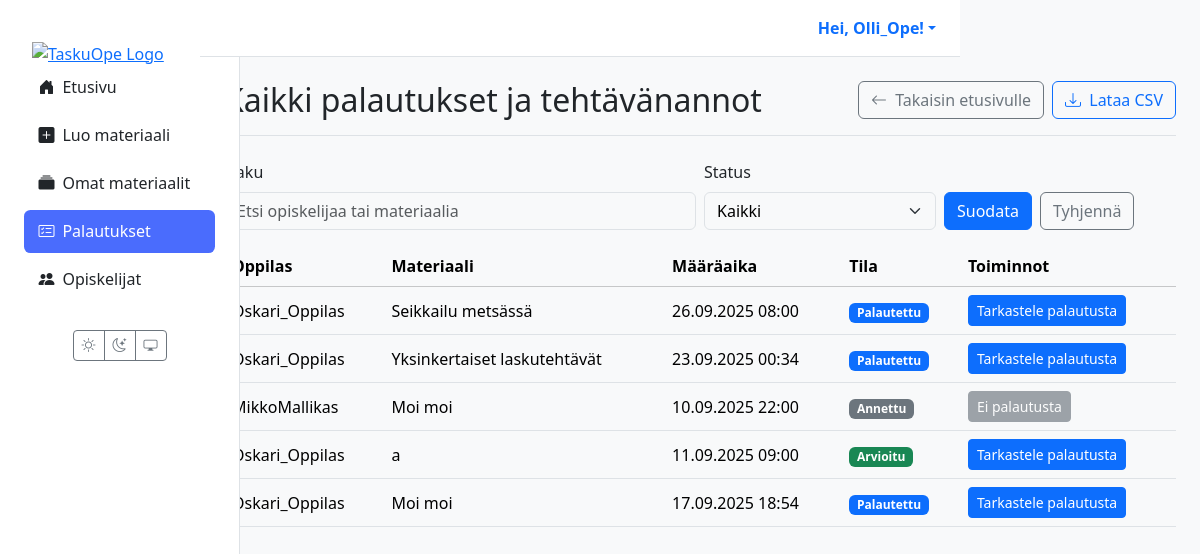
Before: /palautukset/ (signed in) with the older database file.
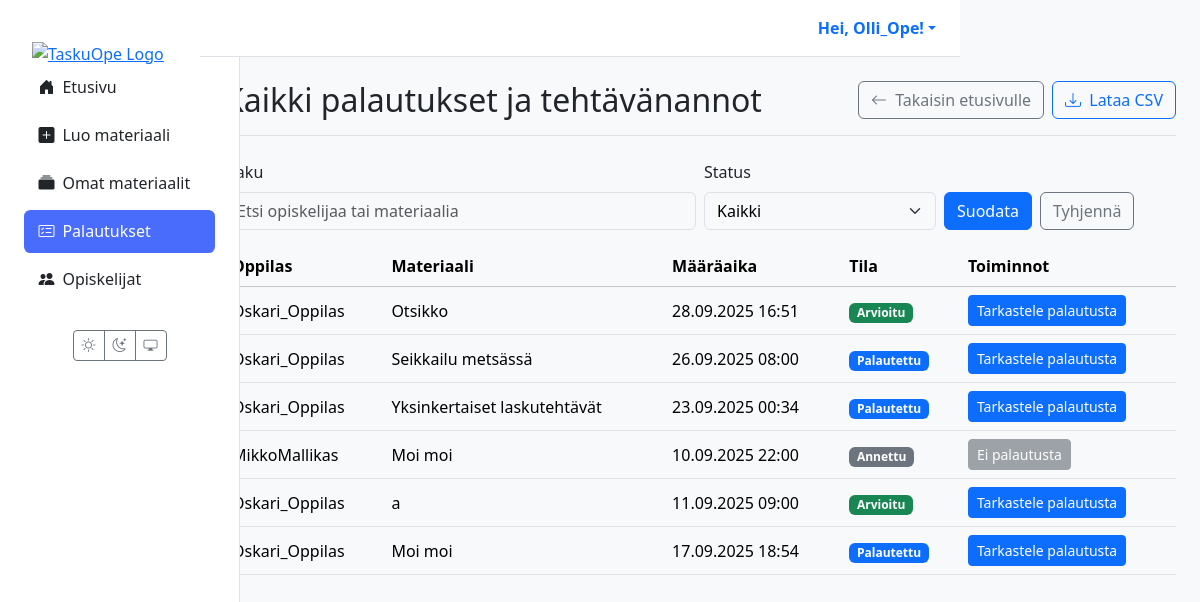
After: the same page with the newer database file.
### materials/models.py (models this page shows, shortened)
class Assignment(models.Model):
    class Status(models.TextChoices):
        ASSIGNED = "ASSIGNED", _("Annettu")
        IN_PROGRESS = "IN_PROGRESS", _("Kesken")
        SUBMITTED = "SUBMITTED", _("Palautettu")
        GRADED = "GRADED", _("Arvioitu")
    id = models.UUIDField(primary_key=True, default=uuid.uuid4, editable=False)
    material = models.ForeignKey(Material, on_delete=models.CASCADE, verbose_name=_("Materiaali"))
    student = models.ForeignKey(
        settings.AUTH_USER_MODEL,
        related_name='assignments',
        on_delete=models.CASCADE,
        limit_choices_to={'role': 'STUDENT'},
        verbose_name=_("Oppilas"),
    )
    assigned_by = models.ForeignKey(
        settings.AUTH_USER_MODEL,
        related_name='assigned_tasks',
        on_delete=models.CASCADE,
        limit_choices_to={'role': 'TEACHER'},
        verbose_name=_("Antanut opettaja"),
    )
    due_at = models.DateTimeField(null=True, blank=True, verbose_name=_("Määräaika"))
    status = models.CharField(max_length=20, choices=Status.choices, default=Status.ASSIGNED, verbose_name=_("Tila"))
    draft_response = models.TextField(blank=True, null=True, verbose_name=_("Luonnosvastaus"))
    created_at = models.DateTimeField(auto_now_add=True, verbose_name=_("Luotu"))
    class Meta:
        constraints = [
            models.UniqueConstraint(fields=['material', 'student'], name='unique_assignment_per_student'),
        ]
        indexes = [
            models.Index(fields=['status']),
            models.Index(fields=['due_at']),
            models.Index(fields=['student']),
            models.Index(fields=['assigned_by']),
        ]
        verbose_name = _("Tehtävänanto")
        verbose_name_plural = _("Tehtävänannot")

class Material(models.Model):
    class MaterialType(models.TextChoices):
        TASK = 'tehtävä', _('Tehtävä')
        LEARNING_MATERIAL = 'oppimateriaali', _('Oppimateriaali')
        TEST = 'testi', _('Testi')
        EXAM = 'koe', _('Koe')
        VIDEO = 'video', _('Video')
        GAME = 'peli', _('Peli')
    class Status(models.TextChoices):
        DRAFT = 'DRAFT', _('Luonnos')
        PENDING_APPROVAL = 'PENDING', _('Odottaa hyväksyntää')
        APPROVED = 'APPROVED', _('Hyväksytty')
        REJECTED = 'REJECTED', _('Hylätty')
    GRADE_CHOICES = [(str(i), f"{i}. luokka") for i in range(1, 10)]
    id = models.UUIDField(primary_key=True, default=uuid.uuid4, editable=False)
    title = models.CharField(max_length=255, verbose_name=_("Otsikko"))
    content = models.TextField(
        verbose_name=_("Sisältö"),
        help_text=_("Raakasisältö, esim. AI:n tuottama teksti.")
    )
    structured_content = models.JSONField(
        null=True,
        blank=True,
        verbose_name=_("Jäsennelty sisältö"),
        help_text=_("Esim. monivalinnat tai tehtävän rakenne JSON-muodossa.")
    )
    material_type = models.CharField(
        max_length=50,
        choices=MaterialType.choices,
        default=MaterialType.TASK,
        verbose_name=_("Materiaalin tyyppi"),
    )
    subject = models.CharField(max_length=100, null=True, blank=True, verbose_name=_("Aine"))
    grade_level = models.CharField(
        max_length=20,
        choices=GRADE_CHOICES,
        null=True,
        blank=True,
        verbose_name=_("Luokka-aste"),
    )
    audience = models.JSONField(
        null=True,
        blank=True,
        verbose_name=_("Kohderyhmä"),
        help_text=_("Esim. {'learning_styles': ['visuaalinen'], 'languages': ['fi']}")
    )
    author = models.ForeignKey(
        settings.AUTH_USER_MODEL,
        related_name='authored_materials',
        on_delete=models.CASCADE,
        limit_choices_to={'role': 'TEACHER'},
        verbose_name=_("Tekijä (opettaja)"),
    )
    prompt = models.ForeignKey(
        Prompt,
        on_delete=models.SET_NULL,
        null=True,
        blank=True,
        verbose_name=_("Kehoite"),
    )
    status = models.CharField(
        max_length=50,
        choices=Status.choices,
        default=Status.DRAFT,
        verbose_name=_("Tila"),
    )
    version = models.IntegerField(default=1, verbose_name=_("Versio"))
    parent = models.ForeignKey(
        'self',
        on_delete=models.SET_NULL,
        null=True,
        blank=True,
        related_name='versions',
        verbose_name=_("Edellinen versio"),
    )
    created_at = models.DateTimeField(auto_now_add=True, verbose_name=_("Luotu"))
    updated_at = models.DateTimeField(auto_now=True, verbose_name=_("Päivitetty"))
    class Meta:
        verbose_name = _("Materiaali")
        verbose_name_plural = _("Materiaalit")

### users/models.py (models this page shows)
class CustomUser(AbstractUser):
    class Role(models.TextChoices):
        TEACHER = 'TEACHER', 'Teacher'
        STUDENT = 'STUDENT', 'Student'
    role = models.CharField(max_length=50, choices=Role.choices, default=Role.STUDENT)
    grade_class = models.PositiveSmallIntegerField(
        verbose_name="Luokka-aste",
        null=True,  # Salli tyhjä arvo (esim. opettajat)
        blank=True, # Ei pakollinen lomakkeissa
        choices=[(i, f"{i}. luokka") for i in range(1, 10)] # Valinnat 1-9
    )

### materials/views.py (the view, shortened to what this page needs)
# urls.py: path("palautukset/", views.view_all_submissions_view, name="view_all_submissions"),
@login_required(login_url='kirjaudu')
def view_all_submissions_view(request):
    if request.user.role != 'TEACHER':
        messages.error(request, "Vain opettajat voivat nähdä tämän sivun.")
        return redirect('dashboard')
    q = (request.GET.get("q") or "").strip()
    st = request.GET.get("status")  # SUBMITTED | GRADED | None
    base = (Assignment.objects
            .filter(assigned_by=request.user)
            .select_related('material', 'student')
            .order_by('-created_at'))
    if st in ("SUBMITTED", "GRADED"):
        base = base.filter(status=st)
    page = Paginator(base, 20).get_page(request.GET.get("page"))
    return render(request, 'assignments/submissions_list.html', {
        'assignments': page,  # paginator page object
        'q': q,
        'status': st or "",
    })

### templates/assignments/submissions_list.html (shortened to what this page needs)
{% extends 'partials/base.html' %}
{% load static %}
{% block content %}
<div class="container-fluid">
<div class="d-flex flex-wrap gap-2 justify-content-between align-items-center mb-4 border-bottom pb-3">
  <h1 class="h2 mb-0">Kaikki palautukset ja tehtävänannot</h1>
  <div class="d-flex gap-2">
    <a href="{% url 'dashboard' %}" class="btn btn-outline-secondary">
      <i class="bi bi-arrow-left me-1"></i> Takaisin etusivulle
    </a>
    <a class="btn btn-outline-primary"
       href="{% url 'export_submissions_csv' %}?q={{ q|urlencode }}&status={{ status|urlencode }}">
       <i class="bi bi-download me-1"></i> Lataa CSV
    </a>
  </div>
</div>
  <form class="row g-2 align-items-end mb-3" method="get" action=".">
    <div class="col-12 col-md-6">
      <label class="form-label">Haku</label>
      <input class="form-control" type="search" name="q" value="{{ q }}" placeholder="Etsi opiskelijaa tai materiaalia">
    </div>
    <div class="col-12 col-md-3">
      <label class="form-label">Status</label>
      <select class="form-select" name="status">
        <option value="" {% if not status %}selected{% endif %}>Kaikki</option>
      </select>
    </div>
    <div class="col-12 col-md-3 d-flex gap-2">
      <button class="btn btn-primary" type="submit">Suodata</button>
      <a class="btn btn-outline-secondary" href=".">Tyhjennä</a>
    </div>
  </form>
  <section class="assignments-list">
    <div class="table-responsive">
      <table class="table table-hover align-middle">
        <thead class="table-light">
          <tr>
            <th scope="col">Oppilas</th>
            <th scope="col">Materiaali</th>
            <th scope="col">Määräaika</th>
            <th scope="col">Tila</th>
            <th scope="col">Toiminnot</th>
          </tr>
        </thead>
        <tbody>
          {% for assignment in assignments %}
          <tr>
            <td>{{ assignment.student.get_full_name|default:assignment.student.username }}</td>
            <td>{{ assignment.material.title }}</td>
            <td>{{ assignment.due_at|date:"d.m.Y H:i"|default:"-" }}</td>
            <td>
              <span class="badge
                {% if assignment.status == 'GRADED' %}bg-success
                {% elif assignment.status == 'SUBMITTED' %}bg-primary
                {% elif assignment.status == 'IN_PROGRESS' %}bg-warning text-dark
                {% else %}bg-secondary{% endif %}">
                {{ assignment.get_status_display }}
              </span>
            </td>
            <td>
              {% with sub=assignment.submissions.last %}
                {% if sub %}
                  <a class="btn btn-sm btn-primary" href="{% url 'grade_submission' submission_id=sub.id %}">
                    Tarkastele palautusta
                  </a>
                {% else %}
                  <button class="btn btn-sm btn-secondary" disabled>Ei palautusta</button>
                {% endif %}
              {% endwith %}
            </td>
          </tr>
          {% empty %}
          <tr>
            <td colspan="5" class="text-center">
              <div class="alert alert-secondary mb-0">Yhtään tehtävää ei ole vielä annettu.</div>
            </td>
          </tr>
          {% endfor %}
        </tbody>
      </table>
    </div>
  </section>
</div>
{% endblock %}

Changed rows visible on the page:
added Assignment: student.get_full_name "Oskari_Oppilas", material "Otsikko", due_at "28.09.2025 16:51", status "Arvioitu", shows "Tarkastele palautusta"
